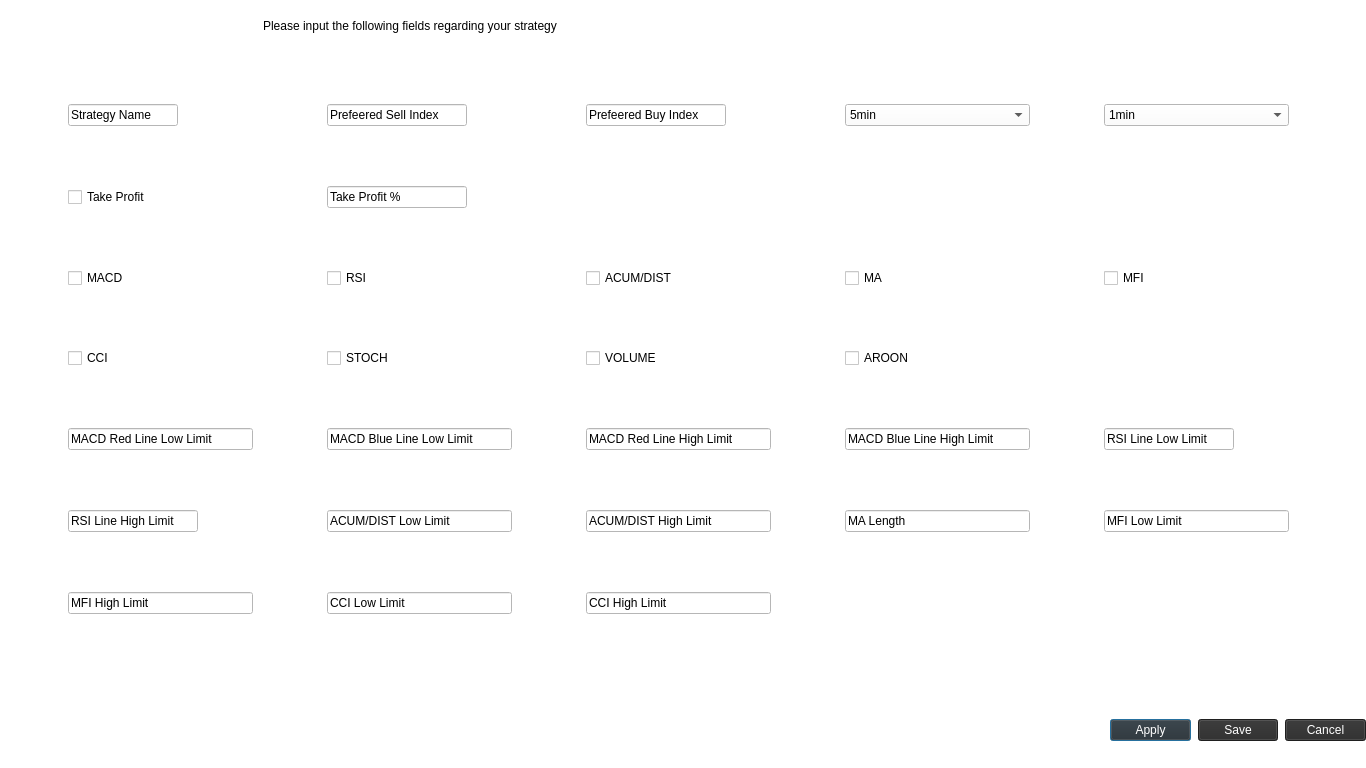
<?xml version="1.0" encoding="UTF-8"?>
<ui version="4.0">
 <class>StrategyDialog</class>
 <widget class="QDialog" name="StrategyDialog">
  <property name="geometry">
   <rect>
    <x>0</x>
    <y>0</y>
    <width>1366</width>
    <height>768</height>
   </rect>
  </property>
  <property name="windowTitle">
   <string>Dialog</string>
  </property>
  <property name="styleSheet">
   <string notr="true">background-color: rgb(255, 255, 255);</string>
  </property>
  <widget class="QWidget" name="horizontalLayoutWidget">
   <property name="geometry">
    <rect>
     <x>1110</x>
     <y>690</y>
     <width>256</width>
     <height>80</height>
    </rect>
   </property>
   <layout class="QHBoxLayout" name="horizontalLayout">
    <property name="spacing">
     <number>7</number>
    </property>
    <item>
     <widget class="QPushButton" name="applyButton">
      <property name="styleSheet">
       <string notr="true">background-color: rgb(43, 43, 43);
color: rgb(255, 255, 255);</string>
      </property>
      <property name="text">
       <string>Apply</string>
      </property>
     </widget>
    </item>
    <item>
     <widget class="QPushButton" name="saveButton">
      <property name="styleSheet">
       <string notr="true">background-color: rgb(43, 43, 43);
color: rgb(255, 255, 255);</string>
      </property>
      <property name="text">
       <string>Save</string>
      </property>
     </widget>
    </item>
    <item>
     <widget class="QPushButton" name="cancelButton">
      <property name="styleSheet">
       <string notr="true">background-color: rgb(43, 43, 43);
color: rgb(255, 255, 255);</string>
      </property>
      <property name="text">
       <string>Cancel</string>
      </property>
     </widget>
    </item>
   </layout>
  </widget>
  <widget class="QWidget" name="horizontalLayoutWidget_2">
   <property name="geometry">
    <rect>
     <x>0</x>
     <y>0</y>
     <width>821</width>
     <height>51</height>
    </rect>
   </property>
   <layout class="QHBoxLayout" name="horizontalLayout_2">
    <item alignment="Qt::AlignHCenter">
     <widget class="QLabel" name="label">
      <property name="styleSheet">
       <string notr="true">color: rgb(0, 0, 0);</string>
      </property>
      <property name="text">
       <string>Please input the following fields regarding your strategy</string>
      </property>
     </widget>
    </item>
   </layout>
  </widget>
  <widget class="QWidget" name="gridLayoutWidget">
   <property name="geometry">
    <rect>
     <x>0</x>
     <y>50</y>
     <width>1361</width>
     <height>621</height>
    </rect>
   </property>
   <layout class="QGridLayout" name="gridLayout">
    <item row="3" column="4">
     <widget class="QCheckBox" name="hasAROON">
      <property name="text">
       <string>AROON</string>
      </property>
     </widget>
    </item>
    <item row="5" column="0">
     <widget class="QLineEdit" name="rsiLineHighLimit">
      <property name="maximumSize">
       <size>
        <width>130</width>
        <height>16777215</height>
       </size>
      </property>
      <property name="styleSheet">
       <string notr="true">color: rgb(0, 0, 0);</string>
      </property>
      <property name="text">
       <string>RSI Line High Limit</string>
      </property>
     </widget>
    </item>
    <item row="0" column="5">
     <widget class="QComboBox" name="strategyRefreshRate">
      <item>
       <property name="text">
        <string>1min</string>
       </property>
      </item>
      <item>
       <property name="text">
        <string>5min</string>
       </property>
      </item>
      <item>
       <property name="text">
        <string>15min</string>
       </property>
      </item>
      <item>
       <property name="text">
        <string>30min</string>
       </property>
      </item>
      <item>
       <property name="text">
        <string>1h</string>
       </property>
      </item>
      <item>
       <property name="text">
        <string>6h</string>
       </property>
      </item>
      <item>
       <property name="text">
        <string>24h</string>
       </property>
      </item>
     </widget>
    </item>
    <item row="3" column="2">
     <widget class="QCheckBox" name="hasSTOOCH">
      <property name="text">
       <string>STOCH</string>
      </property>
     </widget>
    </item>
    <item row="6" column="3">
     <widget class="QLineEdit" name="cciHighLimit">
      <property name="maximumSize">
       <size>
        <width>185</width>
        <height>16777215</height>
       </size>
      </property>
      <property name="styleSheet">
       <string notr="true">color: rgb(0, 0, 0);</string>
      </property>
      <property name="text">
       <string>CCI High Limit</string>
      </property>
     </widget>
    </item>
    <item row="2" column="0">
     <widget class="QCheckBox" name="hasMACD">
      <property name="text">
       <string>MACD</string>
      </property>
     </widget>
    </item>
    <item row="2" column="5">
     <widget class="QCheckBox" name="hasMFI">
      <property name="text">
       <string>MFI</string>
      </property>
     </widget>
    </item>
    <item row="0" column="3">
     <widget class="QLineEdit" name="prefeeredBuyIndex">
      <property name="maximumSize">
       <size>
        <width>140</width>
        <height>16777215</height>
       </size>
      </property>
      <property name="styleSheet">
       <string notr="true">color: rgb(0, 0, 0);</string>
      </property>
      <property name="text">
       <string>Prefeered Buy Index</string>
      </property>
     </widget>
    </item>
    <item row="6" column="0">
     <widget class="QLineEdit" name="mfiHighLimit">
      <property name="maximumSize">
       <size>
        <width>185</width>
        <height>16777215</height>
       </size>
      </property>
      <property name="styleSheet">
       <string notr="true">color: rgb(0, 0, 0);</string>
      </property>
      <property name="text">
       <string>MFI High Limit</string>
      </property>
     </widget>
    </item>
    <item row="2" column="4">
     <widget class="QCheckBox" name="hasMA">
      <property name="text">
       <string>MA</string>
      </property>
     </widget>
    </item>
    <item row="2" column="3">
     <widget class="QCheckBox" name="hasAD">
      <property name="text">
       <string>ACUM/DIST</string>
      </property>
     </widget>
    </item>
    <item row="3" column="3">
     <widget class="QCheckBox" name="hasVOLUME">
      <property name="text">
       <string>VOLUME</string>
      </property>
     </widget>
    </item>
    <item row="3" column="0">
     <widget class="QCheckBox" name="hasCCI">
      <property name="text">
       <string>CCI</string>
      </property>
     </widget>
    </item>
    <item row="5" column="4">
     <widget class="QLineEdit" name="maLength">
      <property name="maximumSize">
       <size>
        <width>185</width>
        <height>16777215</height>
       </size>
      </property>
      <property name="styleSheet">
       <string notr="true">color: rgb(0, 0, 0);</string>
      </property>
      <property name="text">
       <string>MA Length</string>
      </property>
     </widget>
    </item>
    <item row="2" column="2">
     <widget class="QCheckBox" name="hasRSI">
      <property name="text">
       <string>RSI</string>
      </property>
     </widget>
    </item>
    <item row="4" column="2">
     <widget class="QLineEdit" name="macdBlueLineLowLimit">
      <property name="maximumSize">
       <size>
        <width>185</width>
        <height>16777215</height>
       </size>
      </property>
      <property name="styleSheet">
       <string notr="true">color: rgb(0, 0, 0);</string>
      </property>
      <property name="text">
       <string>MACD Blue Line Low Limit</string>
      </property>
     </widget>
    </item>
    <item row="6" column="2">
     <widget class="QLineEdit" name="cciLowLimit">
      <property name="maximumSize">
       <size>
        <width>185</width>
        <height>16777215</height>
       </size>
      </property>
      <property name="styleSheet">
       <string notr="true">color: rgb(0, 0, 0);</string>
      </property>
      <property name="text">
       <string>CCI Low Limit</string>
      </property>
     </widget>
    </item>
    <item row="4" column="4">
     <widget class="QLineEdit" name="macdBlueLineHighLimit">
      <property name="maximumSize">
       <size>
        <width>185</width>
        <height>16777215</height>
       </size>
      </property>
      <property name="styleSheet">
       <string notr="true">color: rgb(0, 0, 0);</string>
      </property>
      <property name="text">
       <string>MACD Blue Line High Limit</string>
      </property>
     </widget>
    </item>
    <item row="5" column="2">
     <widget class="QLineEdit" name="acumDistLowLimit">
      <property name="maximumSize">
       <size>
        <width>185</width>
        <height>16777215</height>
       </size>
      </property>
      <property name="styleSheet">
       <string notr="true">color: rgb(0, 0, 0);</string>
      </property>
      <property name="text">
       <string>ACUM/DIST Low Limit</string>
      </property>
     </widget>
    </item>
    <item row="4" column="3">
     <widget class="QLineEdit" name="macdRedLineHighLimit">
      <property name="maximumSize">
       <size>
        <width>185</width>
        <height>16777215</height>
       </size>
      </property>
      <property name="styleSheet">
       <string notr="true">color: rgb(0, 0, 0);</string>
      </property>
      <property name="text">
       <string>MACD Red Line High Limit</string>
      </property>
     </widget>
    </item>
    <item row="0" column="0">
     <widget class="QLineEdit" name="strategyNameInput">
      <property name="maximumSize">
       <size>
        <width>110</width>
        <height>16777215</height>
       </size>
      </property>
      <property name="styleSheet">
       <string notr="true">color: rgb(0, 0, 0);</string>
      </property>
      <property name="text">
       <string>Strategy Name</string>
      </property>
     </widget>
    </item>
    <item row="0" column="4">
     <widget class="QComboBox" name="strategyTimeFrame">
      <item>
       <property name="text">
        <string>5min</string>
       </property>
      </item>
      <item>
       <property name="text">
        <string>15min</string>
       </property>
      </item>
      <item>
       <property name="text">
        <string>1h</string>
       </property>
      </item>
      <item>
       <property name="text">
        <string>4h</string>
       </property>
      </item>
      <item>
       <property name="text">
        <string>1d</string>
       </property>
      </item>
      <item>
       <property name="text">
        <string>5d</string>
       </property>
      </item>
      <item>
       <property name="text">
        <string>1w</string>
       </property>
      </item>
      <item>
       <property name="text">
        <string>1m</string>
       </property>
      </item>
     </widget>
    </item>
    <item row="4" column="0">
     <widget class="QLineEdit" name="macdRedLineLowLimit">
      <property name="maximumSize">
       <size>
        <width>185</width>
        <height>16777215</height>
       </size>
      </property>
      <property name="styleSheet">
       <string notr="true">color: rgb(0, 0, 0);</string>
      </property>
      <property name="text">
       <string>MACD Red Line Low Limit</string>
      </property>
     </widget>
    </item>
    <item row="5" column="5">
     <widget class="QLineEdit" name="mfiLowLimit">
      <property name="maximumSize">
       <size>
        <width>185</width>
        <height>16777215</height>
       </size>
      </property>
      <property name="styleSheet">
       <string notr="true">color: rgb(0, 0, 0);</string>
      </property>
      <property name="text">
       <string>MFI Low Limit</string>
      </property>
     </widget>
    </item>
    <item row="4" column="5">
     <widget class="QLineEdit" name="rsiLineLowLimit">
      <property name="maximumSize">
       <size>
        <width>130</width>
        <height>16777215</height>
       </size>
      </property>
      <property name="styleSheet">
       <string notr="true">color: rgb(0, 0, 0);</string>
      </property>
      <property name="text">
       <string>RSI Line Low Limit</string>
      </property>
     </widget>
    </item>
    <item row="0" column="2">
     <widget class="QLineEdit" name="prefeeredSellIndex">
      <property name="maximumSize">
       <size>
        <width>140</width>
        <height>16777215</height>
       </size>
      </property>
      <property name="styleSheet">
       <string notr="true">color: rgb(0, 0, 0);</string>
      </property>
      <property name="text">
       <string>Prefeered Sell Index</string>
      </property>
     </widget>
    </item>
    <item row="5" column="3">
     <widget class="QLineEdit" name="acumDistHighLimit">
      <property name="maximumSize">
       <size>
        <width>185</width>
        <height>16777215</height>
       </size>
      </property>
      <property name="styleSheet">
       <string notr="true">color: rgb(0, 0, 0);</string>
      </property>
      <property name="text">
       <string>ACUM/DIST High Limit</string>
      </property>
     </widget>
    </item>
    <item row="1" column="0">
     <widget class="QCheckBox" name="takeProfitStatus">
      <property name="text">
       <string>Take Profit</string>
      </property>
     </widget>
    </item>
    <item row="1" column="2">
     <widget class="QLineEdit" name="takeProfitPercentage">
      <property name="maximumSize">
       <size>
        <width>140</width>
        <height>16777215</height>
       </size>
      </property>
      <property name="text">
       <string>Take Profit %</string>
      </property>
     </widget>
    </item>
   </layout>
  </widget>
 </widget>
 <resources/>
 <connections/>
</ui>
